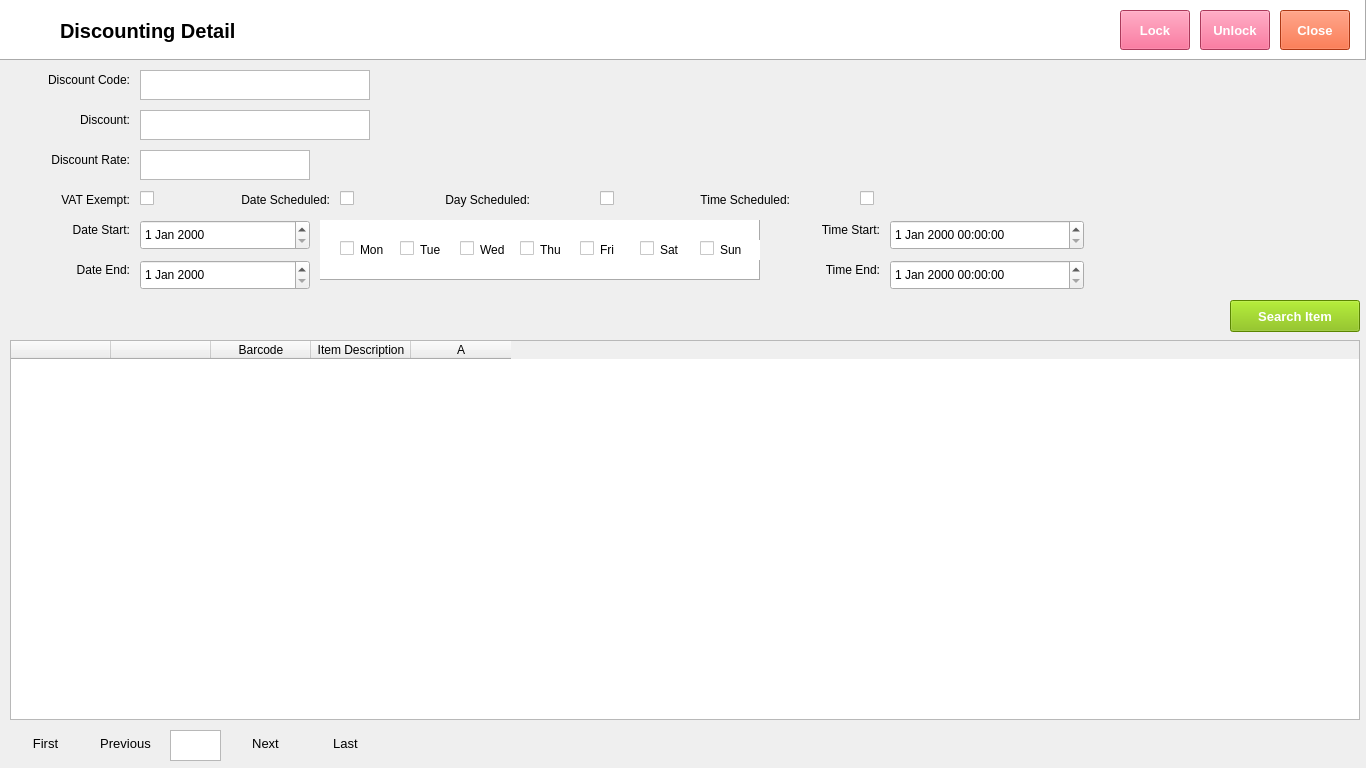
<?xml version="1.0" encoding="UTF-8"?>
<ui version="4.0">
 <class>Form</class>
 <widget class="QWidget" name="Form">
  <property name="geometry">
   <rect>
    <x>0</x>
    <y>0</y>
    <width>1366</width>
    <height>768</height>
   </rect>
  </property>
  <property name="font">
   <font>
    <family>Segoe UI</family>
    <pointsize>9</pointsize>
   </font>
  </property>
  <property name="windowTitle">
   <string>Form</string>
  </property>
  <widget class="QFrame" name="frame">
   <property name="geometry">
    <rect>
     <x>0</x>
     <y>0</y>
     <width>1366</width>
     <height>60</height>
    </rect>
   </property>
   <property name="autoFillBackground">
    <bool>false</bool>
   </property>
   <property name="styleSheet">
    <string notr="true">background-color: rgb(255, 255, 255);</string>
   </property>
   <property name="frameShape">
    <enum>QFrame::Panel</enum>
   </property>
   <property name="frameShadow">
    <enum>QFrame::Raised</enum>
   </property>
   <widget class="QLabel" name="label">
    <property name="geometry">
     <rect>
      <x>10</x>
      <y>10</y>
      <width>38</width>
      <height>32</height>
     </rect>
    </property>
    <property name="text">
     <string/>
    </property>
    <property name="pixmap">
     <pixmap>../../python-pos/img/Disbursement.png</pixmap>
    </property>
    <property name="scaledContents">
     <bool>true</bool>
    </property>
   </widget>
   <widget class="QLabel" name="lblDiscountDetail">
    <property name="geometry">
     <rect>
      <x>60</x>
      <y>10</y>
      <width>180</width>
      <height>41</height>
     </rect>
    </property>
    <property name="font">
     <font>
      <family>Segoe UI</family>
      <pointsize>15</pointsize>
      <weight>75</weight>
      <bold>true</bold>
     </font>
    </property>
    <property name="text">
     <string>Discounting Detail</string>
    </property>
    <property name="textFormat">
     <enum>Qt::PlainText</enum>
    </property>
   </widget>
   <widget class="QPushButton" name="btnLock">
    <property name="geometry">
     <rect>
      <x>1120</x>
      <y>10</y>
      <width>70</width>
      <height>40</height>
     </rect>
    </property>
    <property name="font">
     <font>
      <family>Segoe UI</family>
      <pointsize>10</pointsize>
      <weight>75</weight>
      <bold>true</bold>
     </font>
    </property>
    <property name="autoFillBackground">
     <bool>false</bool>
    </property>
    <property name="styleSheet">
     <string notr="true">background-color: rgb(240, 80, 128);
color: rgb(255, 255, 255);</string>
    </property>
    <property name="text">
     <string>Lock</string>
    </property>
   </widget>
   <widget class="QPushButton" name="btnClose">
    <property name="geometry">
     <rect>
      <x>1280</x>
      <y>10</y>
      <width>70</width>
      <height>40</height>
     </rect>
    </property>
    <property name="font">
     <font>
      <family>Segoe UI</family>
      <pointsize>10</pointsize>
      <weight>75</weight>
      <bold>true</bold>
     </font>
    </property>
    <property name="styleSheet">
     <string notr="true">background-color: rgb(243, 79, 28);
color: rgb(255, 255, 255);</string>
    </property>
    <property name="text">
     <string>Close</string>
    </property>
    <property name="flat">
     <bool>false</bool>
    </property>
   </widget>
   <widget class="QPushButton" name="btnUnLock">
    <property name="geometry">
     <rect>
      <x>1200</x>
      <y>10</y>
      <width>70</width>
      <height>40</height>
     </rect>
    </property>
    <property name="font">
     <font>
      <family>Segoe UI</family>
      <pointsize>10</pointsize>
      <weight>75</weight>
      <bold>true</bold>
     </font>
    </property>
    <property name="autoFillBackground">
     <bool>false</bool>
    </property>
    <property name="styleSheet">
     <string notr="true">background-color: rgb(240, 80, 128);
color: rgb(255, 255, 255);</string>
    </property>
    <property name="text">
     <string>Unlock</string>
    </property>
   </widget>
  </widget>
  <widget class="QLabel" name="label_3">
   <property name="geometry">
    <rect>
     <x>10</x>
     <y>70</y>
     <width>120</width>
     <height>20</height>
    </rect>
   </property>
   <property name="font">
    <font>
     <family>Segoe UI</family>
     <pointsize>9</pointsize>
    </font>
   </property>
   <property name="text">
    <string>Discount Code:</string>
   </property>
   <property name="alignment">
    <set>Qt::AlignRight|Qt::AlignTrailing|Qt::AlignVCenter</set>
   </property>
  </widget>
  <widget class="QLabel" name="label_4">
   <property name="geometry">
    <rect>
     <x>10</x>
     <y>110</y>
     <width>120</width>
     <height>20</height>
    </rect>
   </property>
   <property name="font">
    <font>
     <family>Segoe UI</family>
     <pointsize>9</pointsize>
    </font>
   </property>
   <property name="text">
    <string>Discount:</string>
   </property>
   <property name="alignment">
    <set>Qt::AlignRight|Qt::AlignTrailing|Qt::AlignVCenter</set>
   </property>
  </widget>
  <widget class="QTextEdit" name="txtDiscountCode">
   <property name="geometry">
    <rect>
     <x>140</x>
     <y>70</y>
     <width>230</width>
     <height>30</height>
    </rect>
   </property>
  </widget>
  <widget class="QTextEdit" name="txtDiscount">
   <property name="geometry">
    <rect>
     <x>140</x>
     <y>110</y>
     <width>230</width>
     <height>30</height>
    </rect>
   </property>
  </widget>
  <widget class="QTextEdit" name="txtDiscountRate">
   <property name="geometry">
    <rect>
     <x>140</x>
     <y>150</y>
     <width>170</width>
     <height>30</height>
    </rect>
   </property>
  </widget>
  <widget class="QLabel" name="label_5">
   <property name="geometry">
    <rect>
     <x>10</x>
     <y>150</y>
     <width>120</width>
     <height>20</height>
    </rect>
   </property>
   <property name="font">
    <font>
     <family>Segoe UI</family>
     <pointsize>9</pointsize>
    </font>
   </property>
   <property name="text">
    <string>Discount Rate:</string>
   </property>
   <property name="alignment">
    <set>Qt::AlignRight|Qt::AlignTrailing|Qt::AlignVCenter</set>
   </property>
  </widget>
  <widget class="QLabel" name="label_15">
   <property name="geometry">
    <rect>
     <x>10</x>
     <y>190</y>
     <width>120</width>
     <height>20</height>
    </rect>
   </property>
   <property name="font">
    <font>
     <family>Segoe UI</family>
     <pointsize>9</pointsize>
    </font>
   </property>
   <property name="text">
    <string>VAT Exempt:</string>
   </property>
   <property name="alignment">
    <set>Qt::AlignRight|Qt::AlignTrailing|Qt::AlignVCenter</set>
   </property>
  </widget>
  <widget class="QCheckBox" name="chkVatExempt">
   <property name="geometry">
    <rect>
     <x>140</x>
     <y>190</y>
     <width>70</width>
     <height>17</height>
    </rect>
   </property>
   <property name="text">
    <string/>
   </property>
  </widget>
  <widget class="QCheckBox" name="chkDateScheduled">
   <property name="geometry">
    <rect>
     <x>340</x>
     <y>190</y>
     <width>70</width>
     <height>17</height>
    </rect>
   </property>
   <property name="text">
    <string/>
   </property>
  </widget>
  <widget class="QLabel" name="label_16">
   <property name="geometry">
    <rect>
     <x>210</x>
     <y>190</y>
     <width>120</width>
     <height>20</height>
    </rect>
   </property>
   <property name="font">
    <font>
     <family>Segoe UI</family>
     <pointsize>9</pointsize>
    </font>
   </property>
   <property name="text">
    <string>Date Scheduled:</string>
   </property>
   <property name="alignment">
    <set>Qt::AlignRight|Qt::AlignTrailing|Qt::AlignVCenter</set>
   </property>
  </widget>
  <widget class="QLabel" name="label_17">
   <property name="geometry">
    <rect>
     <x>410</x>
     <y>190</y>
     <width>120</width>
     <height>20</height>
    </rect>
   </property>
   <property name="font">
    <font>
     <family>Segoe UI</family>
     <pointsize>9</pointsize>
    </font>
   </property>
   <property name="text">
    <string>Day Scheduled:</string>
   </property>
   <property name="alignment">
    <set>Qt::AlignRight|Qt::AlignTrailing|Qt::AlignVCenter</set>
   </property>
  </widget>
  <widget class="QCheckBox" name="chkDayScheduled">
   <property name="geometry">
    <rect>
     <x>600</x>
     <y>190</y>
     <width>70</width>
     <height>17</height>
    </rect>
   </property>
   <property name="text">
    <string/>
   </property>
  </widget>
  <widget class="QLabel" name="label_18">
   <property name="geometry">
    <rect>
     <x>670</x>
     <y>190</y>
     <width>120</width>
     <height>20</height>
    </rect>
   </property>
   <property name="font">
    <font>
     <family>Segoe UI</family>
     <pointsize>9</pointsize>
    </font>
   </property>
   <property name="text">
    <string>Time Scheduled:</string>
   </property>
   <property name="alignment">
    <set>Qt::AlignRight|Qt::AlignTrailing|Qt::AlignVCenter</set>
   </property>
  </widget>
  <widget class="QCheckBox" name="chkTimeScheduled">
   <property name="geometry">
    <rect>
     <x>860</x>
     <y>190</y>
     <width>70</width>
     <height>17</height>
    </rect>
   </property>
   <property name="text">
    <string/>
   </property>
  </widget>
  <widget class="QLabel" name="label_6">
   <property name="geometry">
    <rect>
     <x>10</x>
     <y>220</y>
     <width>120</width>
     <height>20</height>
    </rect>
   </property>
   <property name="font">
    <font>
     <family>Segoe UI</family>
     <pointsize>9</pointsize>
    </font>
   </property>
   <property name="text">
    <string>Date Start:</string>
   </property>
   <property name="alignment">
    <set>Qt::AlignRight|Qt::AlignTrailing|Qt::AlignVCenter</set>
   </property>
  </widget>
  <widget class="QDateEdit" name="dtpDateStart">
   <property name="geometry">
    <rect>
     <x>140</x>
     <y>220</y>
     <width>170</width>
     <height>30</height>
    </rect>
   </property>
  </widget>
  <widget class="QDateEdit" name="dtpDateEnd">
   <property name="geometry">
    <rect>
     <x>140</x>
     <y>260</y>
     <width>170</width>
     <height>30</height>
    </rect>
   </property>
  </widget>
  <widget class="QLabel" name="label_7">
   <property name="geometry">
    <rect>
     <x>10</x>
     <y>260</y>
     <width>120</width>
     <height>20</height>
    </rect>
   </property>
   <property name="font">
    <font>
     <family>Segoe UI</family>
     <pointsize>9</pointsize>
    </font>
   </property>
   <property name="text">
    <string>Date End:</string>
   </property>
   <property name="alignment">
    <set>Qt::AlignRight|Qt::AlignTrailing|Qt::AlignVCenter</set>
   </property>
  </widget>
  <widget class="QFrame" name="frame_2">
   <property name="geometry">
    <rect>
     <x>320</x>
     <y>220</y>
     <width>440</width>
     <height>60</height>
    </rect>
   </property>
   <property name="autoFillBackground">
    <bool>false</bool>
   </property>
   <property name="styleSheet">
    <string notr="true">background-color: rgb(255, 255, 255);</string>
   </property>
   <property name="frameShape">
    <enum>QFrame::Panel</enum>
   </property>
   <property name="frameShadow">
    <enum>QFrame::Raised</enum>
   </property>
   <widget class="QLabel" name="label_8">
    <property name="geometry">
     <rect>
      <x>10</x>
      <y>10</y>
      <width>38</width>
      <height>32</height>
     </rect>
    </property>
    <property name="text">
     <string/>
    </property>
    <property name="pixmap">
     <pixmap>../../python-pos/img/Disbursement.png</pixmap>
    </property>
    <property name="scaledContents">
     <bool>true</bool>
    </property>
   </widget>
   <widget class="QCheckBox" name="chkSunday">
    <property name="geometry">
     <rect>
      <x>380</x>
      <y>20</y>
      <width>20</width>
      <height>17</height>
     </rect>
    </property>
    <property name="text">
     <string/>
    </property>
   </widget>
   <widget class="QCheckBox" name="chkWednesday">
    <property name="geometry">
     <rect>
      <x>140</x>
      <y>20</y>
      <width>20</width>
      <height>17</height>
     </rect>
    </property>
    <property name="text">
     <string/>
    </property>
   </widget>
   <widget class="QLabel" name="label_21">
    <property name="geometry">
     <rect>
      <x>160</x>
      <y>20</y>
      <width>40</width>
      <height>20</height>
     </rect>
    </property>
    <property name="font">
     <font>
      <family>Segoe UI</family>
      <pointsize>9</pointsize>
     </font>
    </property>
    <property name="text">
     <string>Wed</string>
    </property>
    <property name="alignment">
     <set>Qt::AlignLeading|Qt::AlignLeft|Qt::AlignVCenter</set>
    </property>
   </widget>
   <widget class="QCheckBox" name="chkThursday">
    <property name="geometry">
     <rect>
      <x>200</x>
      <y>20</y>
      <width>20</width>
      <height>17</height>
     </rect>
    </property>
    <property name="text">
     <string/>
    </property>
   </widget>
   <widget class="QLabel" name="label_24">
    <property name="geometry">
     <rect>
      <x>340</x>
      <y>20</y>
      <width>40</width>
      <height>20</height>
     </rect>
    </property>
    <property name="font">
     <font>
      <family>Segoe UI</family>
      <pointsize>9</pointsize>
     </font>
    </property>
    <property name="text">
     <string>Sat</string>
    </property>
    <property name="alignment">
     <set>Qt::AlignLeading|Qt::AlignLeft|Qt::AlignVCenter</set>
    </property>
   </widget>
   <widget class="QCheckBox" name="chkMonday">
    <property name="geometry">
     <rect>
      <x>20</x>
      <y>20</y>
      <width>20</width>
      <height>17</height>
     </rect>
    </property>
    <property name="text">
     <string/>
    </property>
   </widget>
   <widget class="QLabel" name="label_20">
    <property name="geometry">
     <rect>
      <x>100</x>
      <y>20</y>
      <width>40</width>
      <height>20</height>
     </rect>
    </property>
    <property name="font">
     <font>
      <family>Segoe UI</family>
      <pointsize>9</pointsize>
     </font>
    </property>
    <property name="text">
     <string>Tue</string>
    </property>
    <property name="alignment">
     <set>Qt::AlignLeading|Qt::AlignLeft|Qt::AlignVCenter</set>
    </property>
   </widget>
   <widget class="QCheckBox" name="chkFriday">
    <property name="geometry">
     <rect>
      <x>260</x>
      <y>20</y>
      <width>20</width>
      <height>17</height>
     </rect>
    </property>
    <property name="text">
     <string/>
    </property>
   </widget>
   <widget class="QLabel" name="label_22">
    <property name="geometry">
     <rect>
      <x>220</x>
      <y>20</y>
      <width>40</width>
      <height>20</height>
     </rect>
    </property>
    <property name="font">
     <font>
      <family>Segoe UI</family>
      <pointsize>9</pointsize>
     </font>
    </property>
    <property name="text">
     <string>Thu</string>
    </property>
    <property name="alignment">
     <set>Qt::AlignLeading|Qt::AlignLeft|Qt::AlignVCenter</set>
    </property>
   </widget>
   <widget class="QLabel" name="label_19">
    <property name="geometry">
     <rect>
      <x>40</x>
      <y>20</y>
      <width>40</width>
      <height>20</height>
     </rect>
    </property>
    <property name="font">
     <font>
      <family>Segoe UI</family>
      <pointsize>9</pointsize>
     </font>
    </property>
    <property name="text">
     <string>Mon</string>
    </property>
    <property name="alignment">
     <set>Qt::AlignLeading|Qt::AlignLeft|Qt::AlignVCenter</set>
    </property>
   </widget>
   <widget class="QCheckBox" name="chkSaturday">
    <property name="geometry">
     <rect>
      <x>320</x>
      <y>20</y>
      <width>20</width>
      <height>17</height>
     </rect>
    </property>
    <property name="text">
     <string/>
    </property>
   </widget>
   <widget class="QLabel" name="label_25">
    <property name="geometry">
     <rect>
      <x>400</x>
      <y>20</y>
      <width>40</width>
      <height>20</height>
     </rect>
    </property>
    <property name="font">
     <font>
      <family>Segoe UI</family>
      <pointsize>9</pointsize>
     </font>
    </property>
    <property name="text">
     <string>Sun</string>
    </property>
    <property name="alignment">
     <set>Qt::AlignLeading|Qt::AlignLeft|Qt::AlignVCenter</set>
    </property>
   </widget>
   <widget class="QCheckBox" name="chkTuesday">
    <property name="geometry">
     <rect>
      <x>80</x>
      <y>20</y>
      <width>20</width>
      <height>17</height>
     </rect>
    </property>
    <property name="text">
     <string/>
    </property>
   </widget>
   <widget class="QLabel" name="label_23">
    <property name="geometry">
     <rect>
      <x>280</x>
      <y>20</y>
      <width>40</width>
      <height>20</height>
     </rect>
    </property>
    <property name="font">
     <font>
      <family>Segoe UI</family>
      <pointsize>9</pointsize>
     </font>
    </property>
    <property name="text">
     <string>Fri</string>
    </property>
    <property name="alignment">
     <set>Qt::AlignLeading|Qt::AlignLeft|Qt::AlignVCenter</set>
    </property>
   </widget>
  </widget>
  <widget class="QLabel" name="label_9">
   <property name="geometry">
    <rect>
     <x>760</x>
     <y>260</y>
     <width>120</width>
     <height>20</height>
    </rect>
   </property>
   <property name="font">
    <font>
     <family>Segoe UI</family>
     <pointsize>9</pointsize>
    </font>
   </property>
   <property name="text">
    <string>Time End:</string>
   </property>
   <property name="alignment">
    <set>Qt::AlignRight|Qt::AlignTrailing|Qt::AlignVCenter</set>
   </property>
  </widget>
  <widget class="QLabel" name="label_10">
   <property name="geometry">
    <rect>
     <x>760</x>
     <y>220</y>
     <width>120</width>
     <height>20</height>
    </rect>
   </property>
   <property name="font">
    <font>
     <family>Segoe UI</family>
     <pointsize>9</pointsize>
    </font>
   </property>
   <property name="text">
    <string>Time Start:</string>
   </property>
   <property name="alignment">
    <set>Qt::AlignRight|Qt::AlignTrailing|Qt::AlignVCenter</set>
   </property>
  </widget>
  <widget class="QTableWidget" name="tblItem">
   <property name="geometry">
    <rect>
     <x>10</x>
     <y>340</y>
     <width>1350</width>
     <height>380</height>
    </rect>
   </property>
   <column>
    <property name="text">
     <string/>
    </property>
   </column>
   <column>
    <property name="text">
     <string/>
    </property>
   </column>
   <column>
    <property name="text">
     <string>Barcode</string>
    </property>
   </column>
   <column>
    <property name="text">
     <string>Item Description</string>
    </property>
   </column>
   <column>
    <property name="text">
     <string>A</string>
    </property>
   </column>
  </widget>
  <widget class="QPushButton" name="btnSearch">
   <property name="geometry">
    <rect>
     <x>1230</x>
     <y>300</y>
     <width>130</width>
     <height>32</height>
    </rect>
   </property>
   <property name="font">
    <font>
     <family>Segoe UI</family>
     <pointsize>10</pointsize>
     <weight>75</weight>
     <bold>true</bold>
    </font>
   </property>
   <property name="autoFillBackground">
    <bool>false</bool>
   </property>
   <property name="styleSheet">
    <string notr="true">background-color: rgb(127, 188, 0);
color: rgb(255, 255, 255);</string>
   </property>
   <property name="text">
    <string>Search Item</string>
   </property>
  </widget>
  <widget class="QPushButton" name="pushButtonNext">
   <property name="geometry">
    <rect>
     <x>230</x>
     <y>725</y>
     <width>71</width>
     <height>37</height>
    </rect>
   </property>
   <property name="font">
    <font>
     <family>Segoe UI</family>
     <pointsize>10</pointsize>
    </font>
   </property>
   <property name="styleSheet">
    <string notr="true">color: rgb(0, 0, 0);</string>
   </property>
   <property name="text">
    <string>Next</string>
   </property>
   <property name="flat">
    <bool>true</bool>
   </property>
  </widget>
  <widget class="QPushButton" name="pushButtonPrevious">
   <property name="geometry">
    <rect>
     <x>90</x>
     <y>725</y>
     <width>71</width>
     <height>37</height>
    </rect>
   </property>
   <property name="font">
    <font>
     <family>Segoe UI</family>
     <pointsize>10</pointsize>
    </font>
   </property>
   <property name="styleSheet">
    <string notr="true">color: rgb(0, 0, 0);</string>
   </property>
   <property name="text">
    <string>Previous</string>
   </property>
   <property name="flat">
    <bool>true</bool>
   </property>
  </widget>
  <widget class="QPushButton" name="pushButtonLast">
   <property name="geometry">
    <rect>
     <x>310</x>
     <y>725</y>
     <width>71</width>
     <height>37</height>
    </rect>
   </property>
   <property name="font">
    <font>
     <family>Segoe UI</family>
     <pointsize>10</pointsize>
    </font>
   </property>
   <property name="styleSheet">
    <string notr="true">color: rgb(0, 0, 0);</string>
   </property>
   <property name="text">
    <string>Last</string>
   </property>
   <property name="flat">
    <bool>true</bool>
   </property>
  </widget>
  <widget class="QPushButton" name="pushButtonFirst">
   <property name="geometry">
    <rect>
     <x>10</x>
     <y>725</y>
     <width>71</width>
     <height>37</height>
    </rect>
   </property>
   <property name="font">
    <font>
     <family>Segoe UI</family>
     <pointsize>10</pointsize>
    </font>
   </property>
   <property name="styleSheet">
    <string notr="true">color: rgb(0, 0, 0);</string>
   </property>
   <property name="text">
    <string>First</string>
   </property>
   <property name="flat">
    <bool>true</bool>
   </property>
  </widget>
  <widget class="QTextEdit" name="textEditPageNumber">
   <property name="geometry">
    <rect>
     <x>170</x>
     <y>730</y>
     <width>51</width>
     <height>31</height>
    </rect>
   </property>
   <property name="font">
    <font>
     <family>Segoe UI</family>
     <pointsize>10</pointsize>
    </font>
   </property>
   <property name="styleSheet">
    <string notr="true">color: rgb(0, 0, 0);</string>
   </property>
   <property name="readOnly">
    <bool>true</bool>
   </property>
  </widget>
  <widget class="QDateTimeEdit" name="dtpTimeStart">
   <property name="geometry">
    <rect>
     <x>890</x>
     <y>220</y>
     <width>194</width>
     <height>30</height>
    </rect>
   </property>
  </widget>
  <widget class="QDateTimeEdit" name="dtpTimeEnd">
   <property name="geometry">
    <rect>
     <x>890</x>
     <y>260</y>
     <width>194</width>
     <height>30</height>
    </rect>
   </property>
  </widget>
 </widget>
 <resources/>
 <connections/>
</ui>
